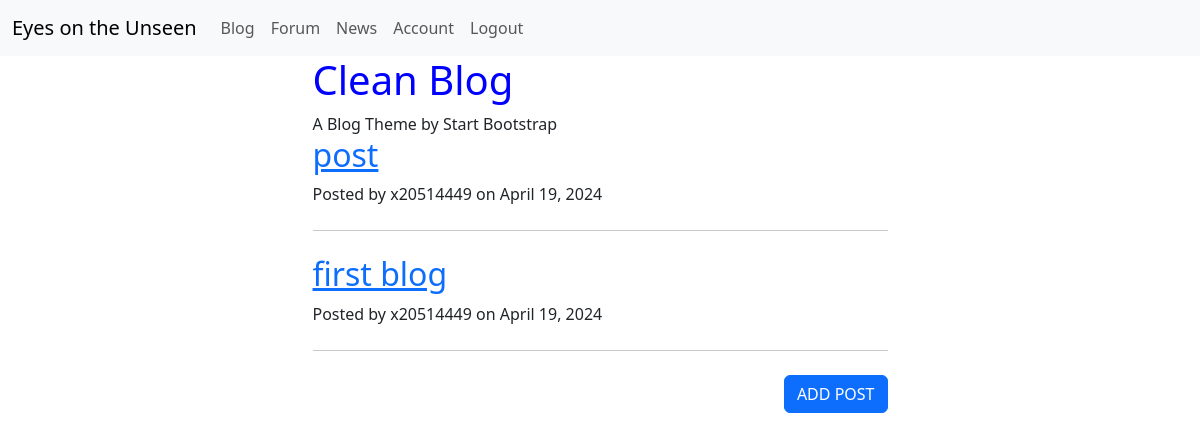
Before: /index/ with the older database file.
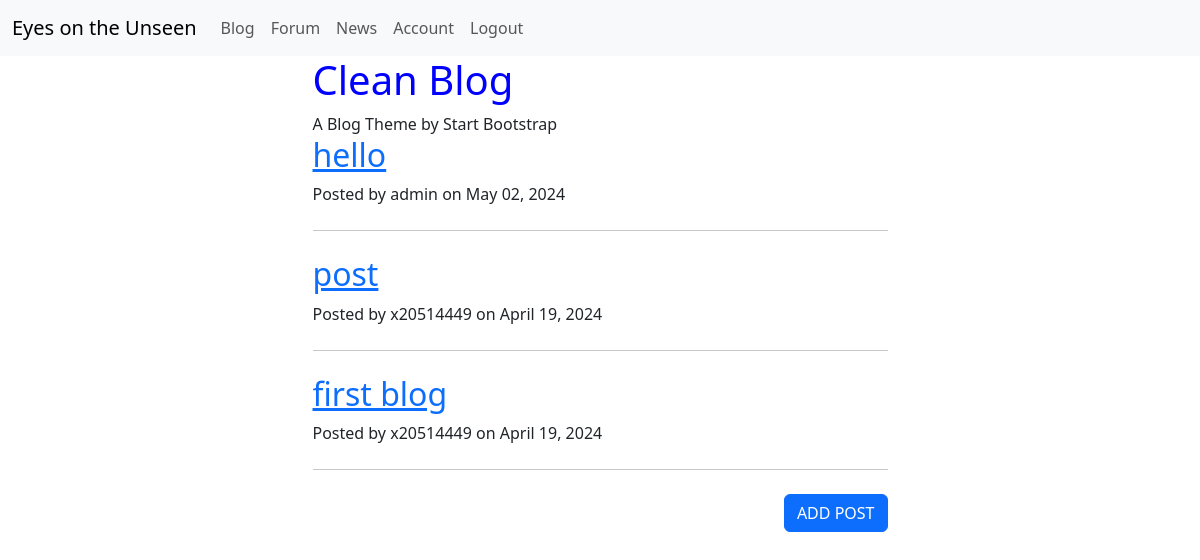
After: the same page with the newer database file.
### blog/models.py (models this page shows, shortened)
class Post(models.Model):
    id = models.BigAutoField(primary_key=True)
    author = models.ForeignKey(User, on_delete=models.CASCADE)
    title = models.CharField(max_length=255)
    content = models.TextField()
    date = models.DateTimeField(auto_now_add=True)
    likes = models.ManyToManyField(User, related_name='blog_post')
    is_blog_post = models.BooleanField()
    category = models.ForeignKey('Category', on_delete=models.CASCADE, null=True, blank=True)

### blog/views.py (the view)
# urls.py: path("index/", IndexView.as_view(), name="index"),
class IndexView(ListView):
    model = Post
    template_name = "index.html"
    context_object_name = "blog_post"
    ordering = ["-id"]
    def get_queryset(self):
        return Post.objects.filter(is_blog_post=True).order_by('-id') # only shows the blog posts

### blog/templates/index.html (shortened to what this page needs)
{% extends 'base.html' %}
{% block content %}
<header class="masthead">
  <div class="container position-relative px-4 px-lg-5">
    <div class="row gx-4 gx-lg-5 justify-content-center">
      <div class="col-md-10 col-lg-8 col-xl-7">
        <div class="site-heading">
          <h1>Clean Blog</h1>
          <span class="subheading">A Blog Theme by Start Bootstrap</span>
        </div>
      </div>
    </div>
  </div>
</header>
<div class="container px-4 px-lg-5">
  <div class="row gx-4 gx-lg-5 justify-content-center">
    <div class="col-md-10 col-lg-8 col-xl-7">
      {% for post in blog_post %}
      <div class="post-preview">
        <a href="{% url 'blogContent' post.pk %}">
          <h2 class="post-title">{{ post.title }}</h2>
        </a>
        <p class="post-meta">Posted by
          {% if post.author %}
          {{ post.author.username }}
          {% else %}
          Start Bootstrap
          {% endif %}
          on {{ post.date|date:'F d, Y' }}
        </p>
      </div>
      <hr class="my-4">
      {% endfor %}
      <div class="d-flex justify-content-end mb-4">
        <a class="btn btn-primary text-uppercase" href="{% url 'addPost' %}">Add Post</a>
      </div>
    </div>
  </div>
</div>
{% endblock %}

### blog/templates/base.html (shortened to what this page needs)
{% load static %}
<!doctype html>
<html lang="en">
<head>
    <link href="https://cdn.jsdelivr.net/npm/bootstrap@5.3.2/dist/css/bootstrap.min.css" rel="stylesheet">
    <link rel="stylesheet" type="text/css" href="{% static 'blog/style.css' %}">
</head>
<body>
    {% block navbar %}
        {% include 'navbar.html' %}
    {% endblock navbar %}
    <div class="container">
        {% block content %}
        {% endblock content %}
    </div>
</body>
</html>

### blog/templates/navbar.html (shortened to what this page needs)
<nav class="navbar navbar-expand-lg navbar-light bg-light">
   <div class="container-fluid">
     <a class="navbar-brand" href="{% url 'homepage' %}">Eyes on the Unseen</a>
     <div class="collapse navbar-collapse" id="navbarNavDropdown">
       <ul class="navbar-nav">
         <li class="nav-item">
           <a class="nav-link" href="{% url 'index' %}">Blog</a>
         </li>
         <li class="nav-item">
           <a class="nav-link" href="{% url 'forum' %}">Forum</a>
         </li>
         <li class="nav-item">
           <a class="nav-link" href="{% url 'news' %}">News</a>
         </li>
         {% if request.user.username == "guest" %}
         <li class="nav-item">
           <a class="nav-link" href="{% url 'signUp' %}">Sign Up</a>
         </li>
         {% else %}
         <li class="nav-item">
           <a class="nav-link" href="{% url 'editProfile' %}">Account</a>
         </li>
         <li class="nav-item">
           <a class="nav-link" href="{% url 'logout' %}">Logout</a>
         </li>
         {% endif %}
       </ul>
     </div>
   </div>
 </nav>

### blog/static/blog/style.css (style rules this page uses)
h1 { color:blue; }

Changed rows visible on the page:
added Post: title "hello", author.username "admin", date "May 02, 2024"
